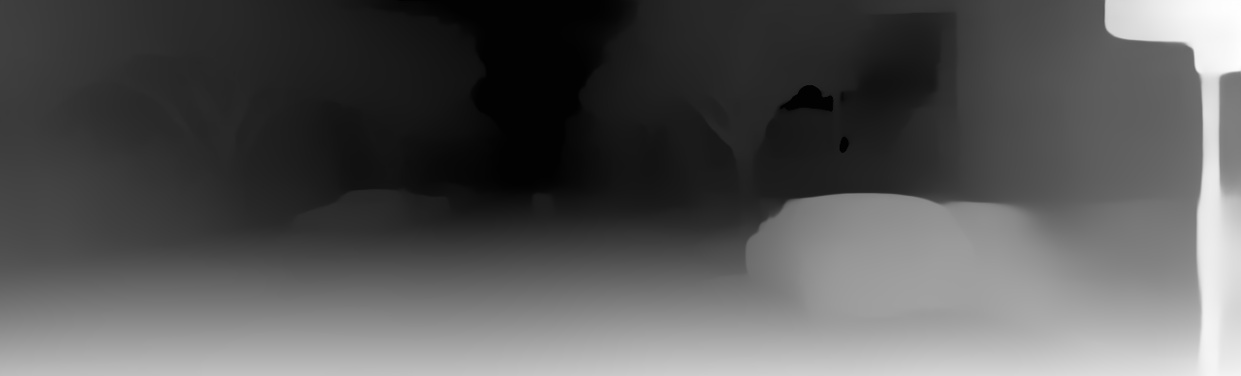
#> input picture depth_map.jpg, 1241 x 376 px
$ jupyter execute depthmap_isometric.ipynb
#> lines starting #> are read from the running program, lines starting #| are printed output that depends on the picture
# 3D Grid Visualization from Depth Map using OpenCV and Matplotlib

This notebook takes a grayscale depth map and visualizes it as a 3D point grid.
It demonstrates how to convert 2D pixel intensity values into 3D spatial points by:

- Sampling grid points from the image
- Mapping pixel intensity to height (Z-axis)
- Rendering the result as a 3D scatter plot

---

### Objective
Transform a depth image into a 3D plot for visual analysis, using simple operations without requiring real-world camera calibration.

> This method is useful for understanding relative depth structure in a scene where absolute scale is not required.

### Import Required Libraries

Imports OpenCV for image handling, NumPy for array operations, and Matplotlib for 3D visualization.

[cell 1]
import cv2
import numpy as np
import matplotlib.pyplot as plt

### Load Depth Image

Loads the depth map from file in **grayscale** mode.
This ensures pixel values represent intensity from 0 (black) to 255 (white), where lower values are farther away in this visualization setup.

[cell 2]
# Load depth image (grayscale)
depth_map = cv2.imread("depth_map.jpg", cv2.IMREAD_GRAYSCALE)
#> depth_map is the input picture: shape (376, 1241); min 0, max 255, mean 86.9

[cell 3]
plt.figure(figsize=(20, 16))
plt.imshow(depth_map, cmap='gray')
plt.title("Depth Map (Grayscale)")
plt.axis("off")
plt.show()

### Resize Depth Map (Optional)

Optionally resizes the depth map using a scale factor to speed up processing.
Set `scale = 1` to keep the original size.

[cell 4]
# Resize for faster processing (optional)
scale = 1
depth_map = cv2.resize(depth_map, (0, 0), fx=scale, fy=scale)

h, w = depth_map.shape
#> h = 376; w = 1241

### Define Grid Step

Defines the step size for sampling points on the depth map.
Smaller `step` gives higher resolution but slower rendering.

- `x_points`: horizontal indices
- `y_points`: vertical indices

[cell 5]
step = 5  # adjust spacing
x_points = np.arange(0, w, step)
#> x_points = 249 values from 0 to 1240
y_points = np.arange(0, h, step)
#> y_points = 76 values from 0 to 375

### Generate 2D Meshgrid

Creates a grid of X and Y coordinates using `np.meshgrid()` based on selected `x_points` and `y_points`.

- `X`, `Y` will represent the horizontal (image plane) coordinates of grid points.

[cell 6]
X, Y = np.meshgrid(x_points, y_points)
Z = []

### Convert Depth Intensity to Z Values

For each point `(x, y)`, reads the grayscale intensity and converts it to a Z (depth) value:

$$
z = \left(1.0 - \frac{\text{intensity}}{255.0}\right) \times 500
$$

- This inversion makes **black areas (intensity = 0)** appear **farthest (Z = 500)**
- And **white areas (intensity = 255)** appear **closest (Z = 0)**
- Multiplied by 500 to scale for better visibility

[cell 7]
# Normalize depth: 0 (black) => 1.0 (far), 255 (white) => 0.0 (close)
for y in y_points:
    row = []
    for x in x_points:
        intensity = depth_map[y, x]
        z = 1.0 - (intensity / 255.0)  # inverse: black => 1.0, white => 0.0
        row.append(z * 500)  # scale Z for visibility
    Z.append(row)
#> after the loop, Z = 76 items


Z = np.array(Z)
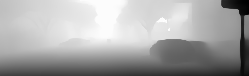
#> Z: shape (76, 249) float64; min 1.96, max 500, mean 328.4; drawn with min black and max white

### Plot with Custom View Angle

One is 3D scatter plot and other is with a top-down view.

- `elev=270°`, `azim=90°`: rotates the view to simulate looking from the side or top.
- This helps understand structure and height variations more clearly.

[cell 8]
# Plot the grid in 3D
fig = plt.figure(figsize=(20, 16))
ax = fig.add_subplot(111, projection='3d')
ax.scatter(X, Y, Z, c=Z, cmap='viridis', s=5)
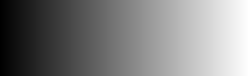
#> X: shape (76, 249) int64; min 0, max 1240, mean 620; drawn with min black and max white

ax.set_xlabel('X')
ax.set_ylabel('Y')
ax.set_zlabel('Z')
ax.set_box_aspect([np.ptp(X), np.ptp(Y), np.ptp(Z)])
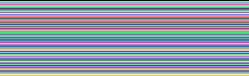
#> Y: shape (76, 249) int64; 76 distinct labels, from 0 to 375; one colour per label, 0 black

plt.title("3D Grid from Depth Map")
plt.show()
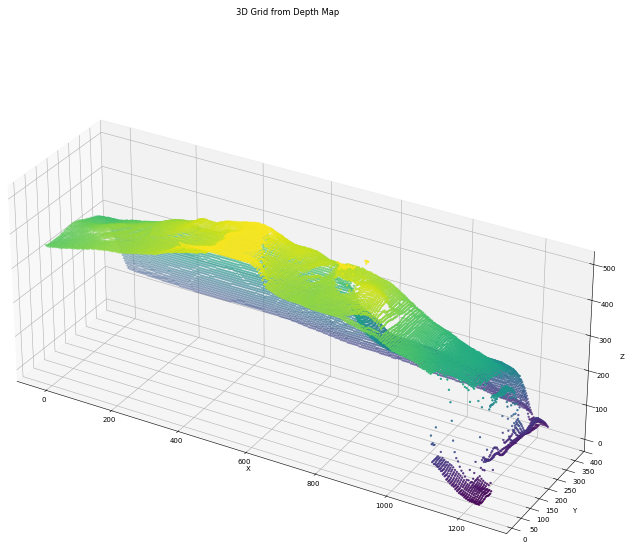
#> figure drawn by matplotlib, 1 panel

[cell 9]
fig = plt.figure(figsize=(40, 20))
ax = fig.add_subplot(111, projection='3d')
ax.scatter(X, Y, Z, c=Z, cmap='viridis', s=5)

ax.set_xlabel('X')
ax.set_ylabel('Y')
ax.set_zlabel('Z')
ax.set_box_aspect([np.ptp(X), np.ptp(Y), np.ptp(Z)])
plt.title("3D Grid from Depth Map")

# Set view angle
ax.view_init(elev=360-90, azim=90)

plt.show()
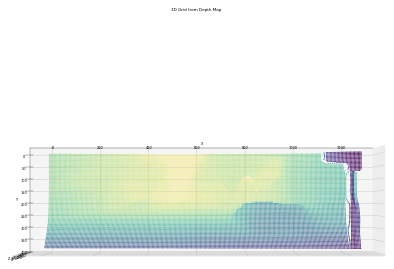
#> figure drawn by matplotlib, 1 panel

$ run again, with your_image.png saved as depth_map.jpg
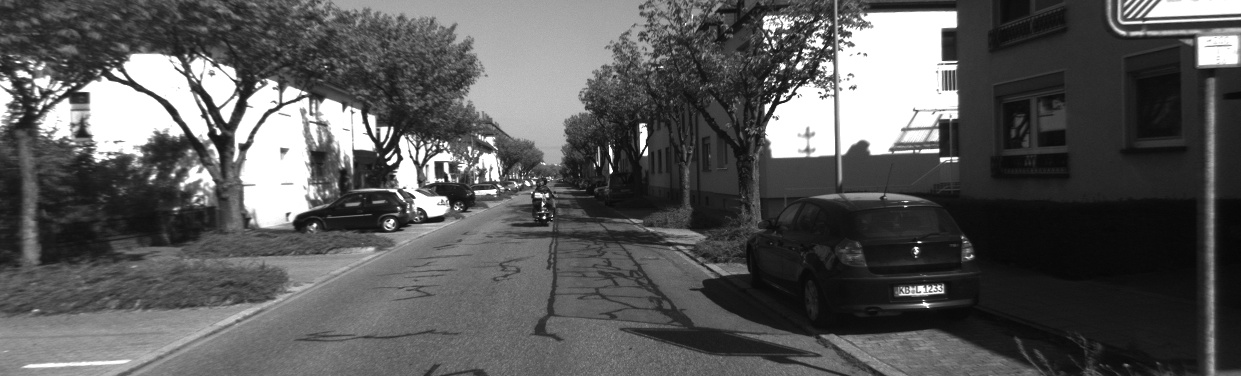
#> input picture your_image.png, 1241 x 376 px
#> depth_map is the input picture: shape (376, 1241); min 6, max 255, mean 89
#> after the loop `for y in y_points:`: Z = 76 items
#> `Z = np.array(Z)`:
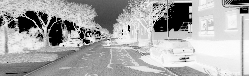
#> Z: shape (76, 249) float64; min 0, max 486.3, mean 325.3; drawn with min black and max white
#> Y: shape (76, 249) int64; 76 distinct labels, from 0 to 375
#> `plt.show()`:
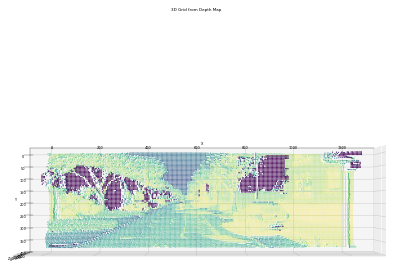
#> figure drawn by matplotlib, 1 panel
